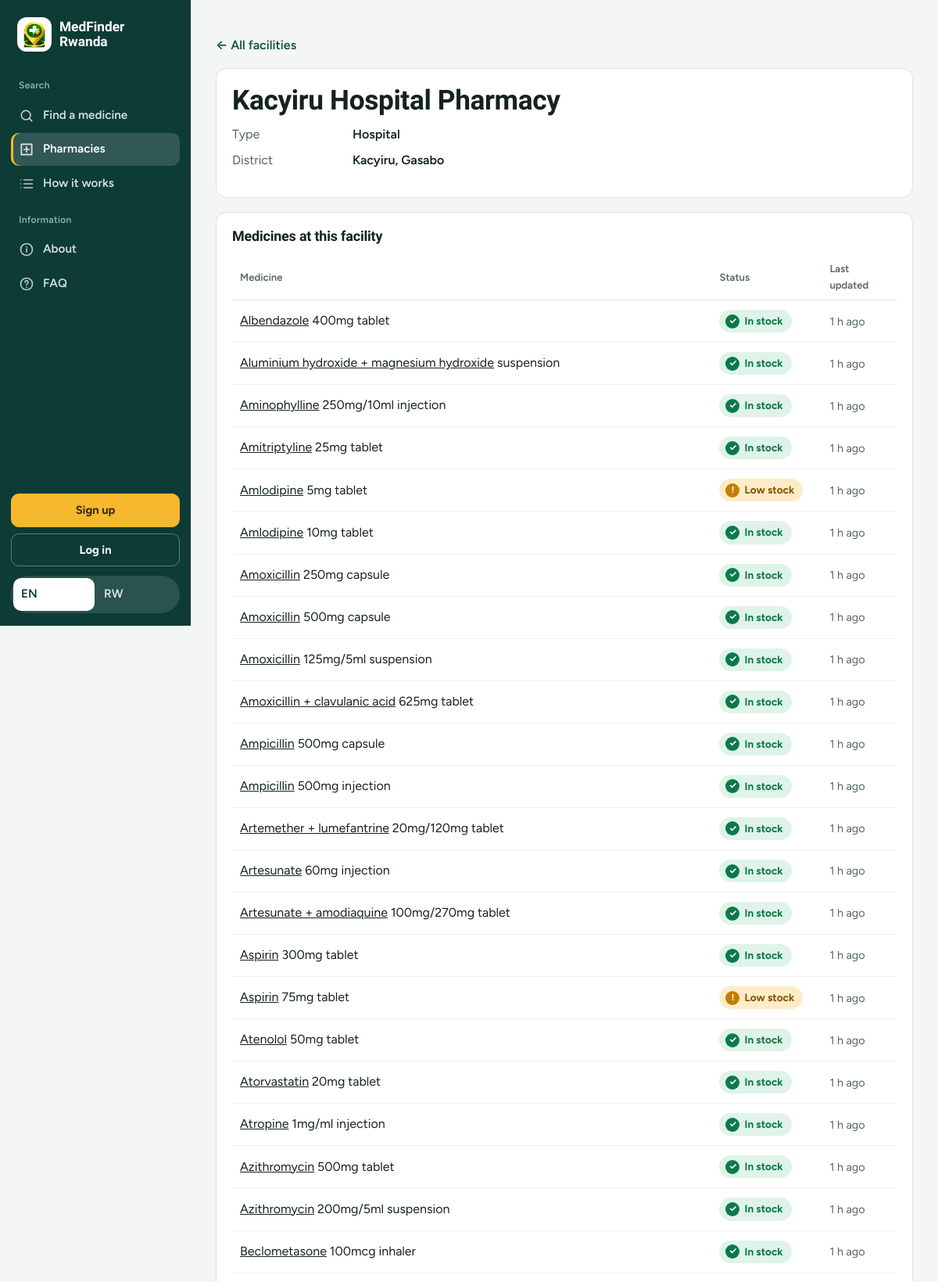
Page /facility/3 (upper part) on the committed database.
### tables this page shows
CREATE TABLE facility (
    facility_id INTEGER PRIMARY KEY AUTOINCREMENT,
    name        TEXT NOT NULL,
    type        TEXT NOT NULL CHECK (type IN ('pharmacy','health_center','hospital')),
    district    TEXT NOT NULL,
    sector      TEXT,
    lat         REAL,
    lng         REAL,
    is_active   INTEGER NOT NULL DEFAULT 1
, phone TEXT, opening_hours TEXT, osm_id TEXT);

CREATE TABLE stock_record (
    facility_id  INTEGER NOT NULL REFERENCES facility(facility_id) ON DELETE CASCADE,
    medicine_id  INTEGER NOT NULL REFERENCES medicine(medicine_id),
    quantity     INTEGER NOT NULL CHECK (quantity >= 0),
    last_updated TEXT NOT NULL,
    PRIMARY KEY (facility_id, medicine_id)
);

CREATE TABLE medicine (
    medicine_id INTEGER PRIMARY KEY AUTOINCREMENT,
    name        TEXT NOT NULL,
    strength    TEXT,
    form        TEXT, aliases TEXT,
    UNIQUE (name, strength, form)
);

### app.py (the view)
@app.route("/facility/<int:fid>")
def facility(fid):
    f = db().execute("SELECT * FROM facility WHERE facility_id=? AND is_active=1", (fid,)).fetchone()
    if f is None:
        abort(404)
    stock = db().execute("""SELECT m.name, m.strength, m.form, s.quantity, s.last_updated, t.min_quantity
                            FROM stock_record s JOIN medicine m USING (medicine_id)
                            LEFT JOIN alert_threshold t
                              ON t.facility_id = s.facility_id AND t.medicine_id = s.medicine_id
                            WHERE s.facility_id = ? ORDER BY m.name""", (fid,)).fetchall()
    rows = [dict(r, status=compute_status(r["quantity"], r["last_updated"], r["min_quantity"])) for r in stock]
    return render_template("facility.html", f=f, stock=rows)

### app.py (called while the page is built)
def current_lang():
    lang = session.get("lang", DEFAULT_LANG)
    return lang if lang in STRINGS else DEFAULT_LANG

def db():
    if "db" not in g:
        g.db = sqlite3.connect(DB_PATH)
        g.db.row_factory = sqlite3.Row
        g.db.execute("PRAGMA foreign_keys = ON")
    return g.db

def prepare_db():
    global _prepared_for
    if _prepared_for != DB_PATH:
        init_db()
        _prepared_for = DB_PATH

@app.before_request
def ensure_db():
    prepare_db()

@app.before_request
def pick_language():
    lang = request.args.get("lang")
    if lang in STRINGS:
        session["lang"] = lang

@app.before_request
def csrf_protect():
    if request.method == "POST" and request.endpoint not in ("sms_inbound", "ussd"):
        sent = request.form.get("csrf", "")
        if not sent or not secrets.compare_digest(sent, session.get("csrf", "")):
            return Response(tr("csrf_error"), status=400, mimetype="text/plain")

@app.after_request
def security_headers(resp):
    resp.headers.setdefault("X-Content-Type-Options", "nosniff")
    resp.headers.setdefault("X-Frame-Options", "DENY")
    resp.headers.setdefault("Referrer-Policy", "strict-origin-when-cross-origin")
    resp.headers.setdefault("Permissions-Policy", "geolocation=(self), camera=(), microphone=()")
    if PRODUCTION:
        resp.headers.setdefault("Strict-Transport-Security", "max-age=31536000; includeSubDomains")
    return resp

@app.context_processor
def inject_globals():
    def lang_url(code):
        args = request.args.to_dict()
        args["lang"] = code
        return request.path + "?" + urlencode(args)       # works for every page, including /facility/3 and 404
    return {"t": STRINGS[current_lang()], "lang": current_lang(),
            "lang_url": lang_url, "csrf_token": csrf_token,
            "contact": CONTACT, "contact_ready": any(CONTACT.values()),
            "year": datetime.now(timezone.utc).year}

@app.template_filter("kigali")
def kigali_filter(iso):
    return datetime.fromisoformat(iso).astimezone(KIGALI).strftime("%d/%m/%Y %H:%M")

@app.template_filter("ago")
def ago_filter(iso):
    S = STRINGS[current_lang()]
    secs = int((datetime.now(timezone.utc) - datetime.fromisoformat(iso)).total_seconds())
    if secs < 60:
        return S["just_now"]
    if secs < 3600:
        return S["min_ago"].format(n=secs // 60)
    if secs < 86400:
        return S["h_ago"].format(n=secs // 3600)
    days = secs // 86400
    return S["day_ago" if days == 1 else "days_ago"].format(n=days)

### templates/facility.html (shortened to what this page needs)
{% extends "base.html" %}
{% block body %}
<p><a class="back" href="{{ url_for('facilities') }}">&larr; {{ t.fac_back }}</a></p>
<section class="panel">
  <h1 class="pg-h">{{ f.name }}</h1>
  <dl class="facts">
    <div><dt>{{ t.type_label }}</dt><dd>{{ t['type_' ~ f.type] }}</dd></div>
    <div><dt>{{ t.district }}</dt><dd>{% if f.sector %}{{ f.sector }}, {% endif %}{{ f.district }}</dd></div>
  </dl>
</section>
<section class="panel">
  <h2>{{ t.fac_stock_h }}</h2>
  {% if not stock %}
    <p class="muted">{{ t.fac_no_stock }}</p>
  {% else %}
  <div class="tbl-wrap">
    <table>
      <thead><tr><th>{{ t.th_medicine }}</th><th>{{ t.th_status }}</th><th>{{ t.updated }}</th></tr></thead>
      <tbody>
      {% for r in stock %}
        <tr>
          <td><a href="{{ url_for('home', q=r.name) }}">{{ r.name }}</a> {{ r.strength or '' }} {{ r.form or '' }}</td>
          <td><span class="pill {{ r.status }}"><i aria-hidden="true">{{ {'in_stock': '✓', 'low': '!', 'out': '×', 'unverified': '?'}[r.status] }}</i>{{ t[r.status] }}</span></td>
          <td class="muted" title="{{ r.last_updated|kigali }}">{{ r.last_updated|ago }}</td>
        </tr>
      {% endfor %}
      </tbody>
    </table>
  </div>
  {% endif %}
</section>
{% endblock %}

### templates/base.html (style rules this page uses)
:root { --deep:#0d3b36; --deep-2:#14544c; --deep-3:#0a2d29; --sun:#f5b82e; --sun-ink:#3a2a00; --teal:#14544c; --paper:#f3f6f5; --card:#fff; --ink:#14231f; --muted:#546560; --line:#dbe4e1; --ok:#0b7a4b; --ok-bg:#dff3e8; --low:#8a5200; --low-bg:#fdecc8; --out:#b3261e; --out-bg:#fbdedb; --unv:#4b5563; --unv-bg:#e5e8ec; --r:14px; --side:244px; }
* { box-sizing:border-box; }
html { -webkit-text-size-adjust:100%; scroll-behavior:smooth; }
body { margin:0; font-family:'Figtree',system-ui,-apple-system,'Segoe UI',sans-serif; font-size:16px; line-height:1.55; background:var(--paper); color:var(--ink); }
h1,h2,h3 { font-family:'Bricolage Grotesque','Figtree',system-ui,sans-serif; line-height:1.15; margin:0; letter-spacing:-.01em; }
a { color:inherit; }
.pill { display:inline-flex; align-items:center; gap:6px; padding:4px 11px 4px 8px; border-radius:99px; font-size:.85rem; font-weight:700; white-space:nowrap; }
.pill i { font-style:normal; display:grid; place-items:center; width:18px; height:18px; border-radius:50%; font-size:.72rem; color:#fff; }
.pill.in_stock { background:var(--ok-bg);color:var(--ok) }
.pill.in_stock i { background:var(--ok) }
.pill.low { background:var(--low-bg);color:var(--low) }
.pill.low i { background:#c47d00 }
.panel { background:var(--card); border:1px solid var(--line); border-radius:var(--r); padding:20px; margin:0 0 18px; }
.panel h2 { font-size:1.12rem; margin-bottom:14px; }
.tbl-wrap { overflow-x:auto; }
table { width:100%; border-collapse:collapse; min-width:420px; }
th { text-align:left; font-size:.82rem; color:var(--muted); font-weight:600; padding:8px 10px; border-bottom:1.5px solid var(--line); }
td { padding:12px 10px; border-bottom:1px solid #edf1ef; vertical-align:middle; }
.muted { color:var(--muted); font-size:.9rem; }
.pg-h { font-size:clamp(1.7rem,4vw,2.2rem); margin:0 0 6px; }
.back { font-weight:600; color:var(--teal); text-decoration:none; }
.facts { margin:12px 0 0; display:grid; gap:8px; }
.facts div { display:flex; gap:10px; flex-wrap:wrap; }
.facts dt { color:var(--muted); min-width:9em; }
.facts dd { margin:0; font-weight:600; }

### rows in the picture
facility: name "Kacyiru Hospital Pharmacy", type "Hospital", sector "Kacyiru", district "Gasabo"
stock_record: name "Albendazole", strength "400mg", form "tablet", status "✓", t "In stock", last_updated|ago "1 h ago"
stock_record: name "Aluminium hydroxide + magnesium hydroxide", form "suspension", status "✓", t "In stock", last_updated|ago "1 h ago"
stock_record: name "Aminophylline", strength "250mg/10ml", form "injection", status "✓", t "In stock", last_updated|ago "1 h ago"
stock_record: name "Amitriptyline", strength "25mg", form "tablet", status "✓", t "In stock", last_updated|ago "1 h ago"
stock_record: name "Amlodipine", strength "5mg", form "tablet", status "!", t "Low stock", last_updated|ago "1 h ago"
stock_record: name "Amlodipine", strength "10mg", form "tablet", status "✓", t "In stock", last_updated|ago "1 h ago"
stock_record: name "Amoxicillin", strength "250mg", form "capsule", status "✓", t "In stock", last_updated|ago "1 h ago"
stock_record: name "Amoxicillin", strength "500mg", form "capsule", status "✓", t "In stock", last_updated|ago "1 h ago"
stock_record: name "Amoxicillin", strength "125mg/5ml", form "suspension", status "✓", t "In stock", last_updated|ago "1 h ago"
stock_record: name "Amoxicillin + clavulanic acid", strength "625mg", form "tablet", status "✓", t "In stock", last_updated|ago "1 h ago"
stock_record: name "Ampicillin", strength "500mg", form "capsule", status "✓", t "In stock", last_updated|ago "1 h ago"
stock_record: name "Ampicillin", strength "500mg", form "injection", status "✓", t "In stock", last_updated|ago "1 h ago"
stock_record: name "Artemether + lumefantrine", strength "20mg/120mg", form "tablet", status "✓", t "In stock", last_updated|ago "1 h ago"
stock_record: name "Artesunate", strength "60mg", form "injection", status "✓", t "In stock", last_updated|ago "1 h ago"
stock_record: name "Artesunate + amodiaquine", strength "100mg/270mg", form "tablet", status "✓", t "In stock", last_updated|ago "1 h ago"
stock_record: name "Aspirin", strength "300mg", form "tablet", status "✓", t "In stock", last_updated|ago "1 h ago"
stock_record: name "Aspirin", strength "75mg", form "tablet", status "!", t "Low stock", last_updated|ago "1 h ago"
stock_record: name "Atenolol", strength "50mg", form "tablet", status "✓", t "In stock", last_updated|ago "1 h ago"
stock_record: name "Atorvastatin", strength "20mg", form "tablet", status "✓", t "In stock", last_updated|ago "1 h ago"
stock_record: name "Atropine", strength "1mg/ml", form "injection", status "✓", t "In stock", last_updated|ago "1 h ago"
stock_record: name "Azithromycin", strength "500mg", form "tablet", status "✓", t "In stock", last_updated|ago "1 h ago"
stock_record: name "Azithromycin", strength "200mg/5ml", form "suspension", status "✓", t "In stock", last_updated|ago "1 h ago"
stock_record: name "Beclometasone", strength "100mcg", form "inhaler", status "✓", t "In stock", last_updated|ago "1 h ago"

### other values in the picture
{{ t.grp_search }} "Search"
{{ t.nav_find }} "Find a medicine"
{{ t.nav_pharmacies }} "Pharmacies"
{{ t.nav_how }} "How it works"
{{ t.grp_info }} "Information"
{{ t.link_about }} "About"
{{ t.link_faq }} "FAQ"
{{ t.nav_signup }} "Sign up"
{{ t.nav_login }} "Log in"
{{ t.fac_back }} "All facilities"
{{ t.type_label }} "Type"
{{ t.district }} "District"
{{ t.fac_stock_h }} "Medicines at this facility"
{{ t.th_medicine }} "Medicine"
{{ t.th_status }} "Status"
